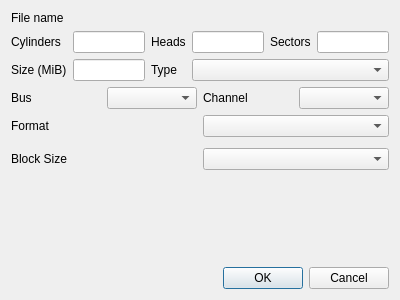
<?xml version="1.0" encoding="UTF-8"?>
<ui version="4.0">
 <class>HarddiskDialog</class>
 <widget class="QDialog" name="HarddiskDialog">
  <property name="geometry">
   <rect>
    <x>0</x>
    <y>0</y>
    <width>400</width>
    <height>300</height>
   </rect>
  </property>
  <property name="windowTitle">
   <string>Dialog</string>
  </property>
  <layout class="QVBoxLayout" name="verticalLayout">
   <item>
    <layout class="QVBoxLayout" name="verticalLayout_2">
     <property name="spacing">
      <number>0</number>
     </property>
     <item>
      <widget class="QLabel" name="label">
       <property name="text">
        <string>File name</string>
       </property>
      </widget>
     </item>
     <item>
      <widget class="FileField" name="fileField" native="true"/>
     </item>
    </layout>
   </item>
   <item>
    <layout class="QGridLayout" name="gridLayout">
     <item row="0" column="0">
      <widget class="QLabel" name="label_2">
       <property name="text">
        <string>Cylinders</string>
       </property>
      </widget>
     </item>
     <item row="0" column="4">
      <widget class="QLabel" name="label_5">
       <property name="text">
        <string>Sectors</string>
       </property>
      </widget>
     </item>
     <item row="0" column="1">
      <widget class="QLineEdit" name="lineEditCylinders"/>
     </item>
     <item row="1" column="1">
      <widget class="QLineEdit" name="lineEditSize"/>
     </item>
     <item row="1" column="0">
      <widget class="QLabel" name="label_3">
       <property name="text">
        <string>Size (MiB)</string>
       </property>
      </widget>
     </item>
     <item row="0" column="2">
      <widget class="QLabel" name="label_4">
       <property name="text">
        <string>Heads</string>
       </property>
      </widget>
     </item>
     <item row="0" column="3">
      <widget class="QLineEdit" name="lineEditHeads">
       <property name="maxLength">
        <number>32767</number>
       </property>
      </widget>
     </item>
     <item row="1" column="2">
      <widget class="QLabel" name="label_6">
       <property name="text">
        <string>Type</string>
       </property>
      </widget>
     </item>
     <item row="0" column="5">
      <widget class="QLineEdit" name="lineEditSectors">
       <property name="maxLength">
        <number>32767</number>
       </property>
      </widget>
     </item>
     <item row="1" column="3" colspan="3">
      <widget class="QComboBox" name="comboBoxType"/>
     </item>
    </layout>
   </item>
   <item>
    <layout class="QHBoxLayout" name="horizontalLayout">
     <item>
      <widget class="QLabel" name="label_8">
       <property name="text">
        <string>Bus</string>
       </property>
      </widget>
     </item>
     <item>
      <widget class="QComboBox" name="comboBoxBus"/>
     </item>
     <item>
      <widget class="QLabel" name="label_7">
       <property name="text">
        <string>Channel</string>
       </property>
      </widget>
     </item>
     <item>
      <widget class="QComboBox" name="comboBoxChannel"/>
     </item>
    </layout>
   </item>
   <item>
    <layout class="QHBoxLayout" name="horizontalLayoutFormat">
     <item>
      <widget class="QLabel" name="labelFormat">
       <property name="text">
        <string>Format</string>
       </property>
      </widget>
     </item>
     <item>
      <widget class="QComboBox" name="comboBoxFormat"/>
     </item>
    </layout>
   </item>
   <item>
    <layout class="QHBoxLayout" name="horizontalLayout_2">
     <property name="topMargin">
      <number>5</number>
     </property>
     <item>
      <widget class="QLabel" name="labelBlockSize">
       <property name="text">
        <string>Block Size</string>
       </property>
      </widget>
     </item>
     <item>
      <widget class="QComboBox" name="comboBoxBlockSize"/>
     </item>
    </layout>
   </item>
   <item>
    <spacer name="verticalSpacer">
     <property name="orientation">
      <enum>Qt::Vertical</enum>
     </property>
     <property name="sizeHint" stdset="0">
      <size>
       <width>20</width>
       <height>40</height>
      </size>
     </property>
    </spacer>
   </item>
   <item>
    <widget class="QDialogButtonBox" name="buttonBox">
     <property name="orientation">
      <enum>Qt::Horizontal</enum>
     </property>
     <property name="standardButtons">
      <set>QDialogButtonBox::Cancel|QDialogButtonBox::Ok</set>
     </property>
    </widget>
   </item>
  </layout>
 </widget>
 <customwidgets>
  <customwidget>
   <class>FileField</class>
   <extends>QWidget</extends>
   <header>qt_filefield.hpp</header>
   <container>1</container>
  </customwidget>
 </customwidgets>
 <tabstops>
  <tabstop>lineEditCylinders</tabstop>
  <tabstop>lineEditHeads</tabstop>
  <tabstop>lineEditSectors</tabstop>
  <tabstop>lineEditSize</tabstop>
  <tabstop>comboBoxType</tabstop>
  <tabstop>comboBoxBus</tabstop>
  <tabstop>comboBoxChannel</tabstop>
  <tabstop>comboBoxFormat</tabstop>
  <tabstop>comboBoxBlockSize</tabstop>
 </tabstops>
 <resources/>
 <connections>
  <connection>
   <sender>buttonBox</sender>
   <signal>accepted()</signal>
   <receiver>HarddiskDialog</receiver>
   <slot>accept()</slot>
   <hints>
    <hint type="sourcelabel">
     <x>248</x>
     <y>254</y>
    </hint>
    <hint type="destinationlabel">
     <x>157</x>
     <y>274</y>
    </hint>
   </hints>
  </connection>
  <connection>
   <sender>buttonBox</sender>
   <signal>rejected()</signal>
   <receiver>HarddiskDialog</receiver>
   <slot>reject()</slot>
   <hints>
    <hint type="sourcelabel">
     <x>316</x>
     <y>260</y>
    </hint>
    <hint type="destinationlabel">
     <x>286</x>
     <y>274</y>
    </hint>
   </hints>
  </connection>
 </connections>
</ui>
